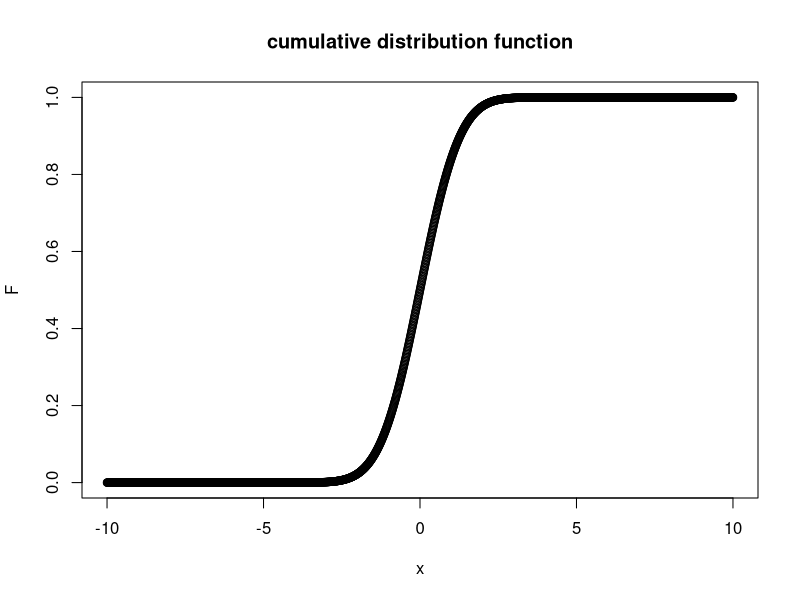
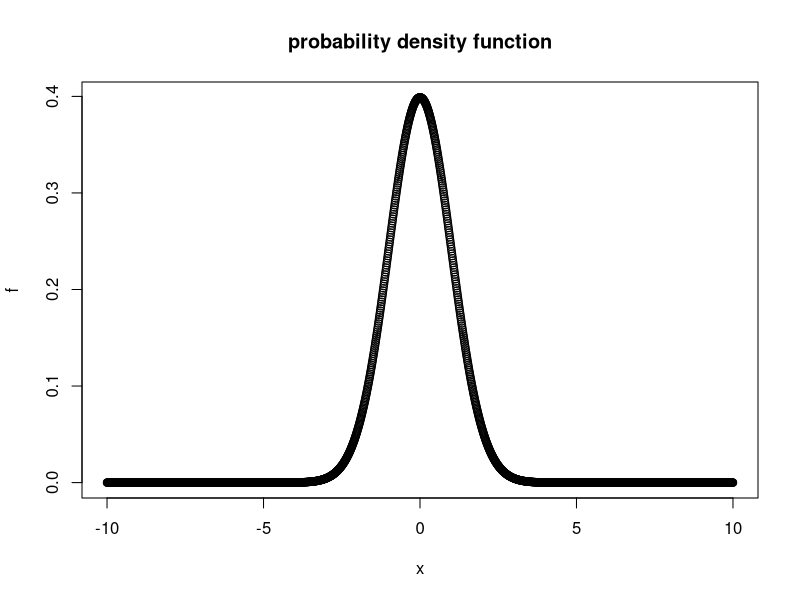
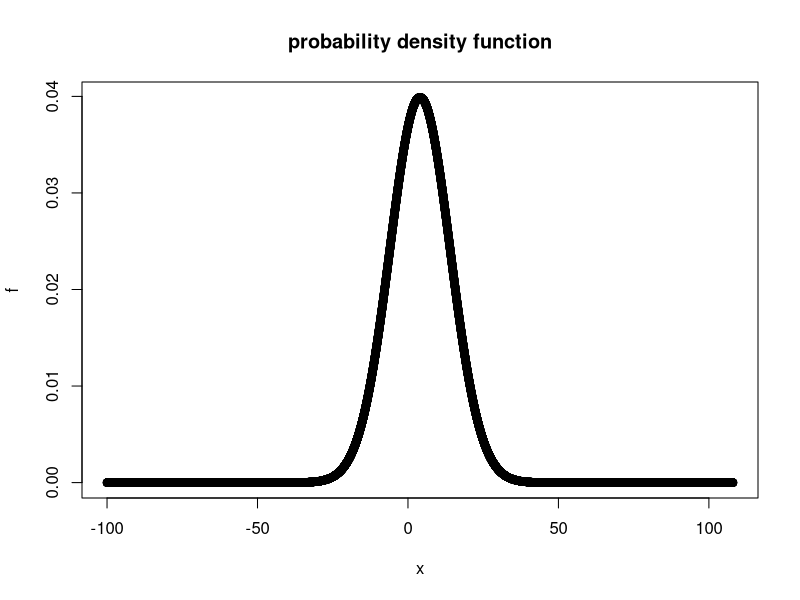

Recreate these plots in R, in order. (Note: this script raises an error after producing the figures.)
#Discussion Week4

x=seq(-10,10,0.01)
F=pnorm(x)
plot(x, F, main="cumulative distribution function")

pnorm(3.25, mean = 2, sd = 4)

dnorm(0)
dnorm(3)
dnorm(-3)
dnorm(20, mean = 4, sd = 10)

x=seq(-10,10,0.01)
f=dnorm(x)
plot(x, f, main="probability density function")

x=seq(-100,108,0.01)
f=dnorm(x, mean=4, sd=10)
plot(x, f, main="probability density function")

#anova()
#H0
#H1
#rm(list = ls()); # clear workspace variables
cat("\014") # it means ctrl+L. clear window

#CTR+shift+c to comment, Hand-solution 
library(psych)
describeBy(clin.trial$mood.gain,group=clin.trial$drug)
# n.placebo <- length(x=clin.trial$mood.gain[clin.trial$drug=="placebo"])
# n.anxifree <- length(x=clin.trial$mood.gain[clin.trial$drug=="anxifree"])
# n.joyzepam <- length(x=clin.trial$mood.gain[clin.trial$drug=="joyzepam"])

x.placebo<-mean(clin.trial$mood.gain[clin.trial$drug=="placebo"])
x.anxifree<-mean(clin.trial$mood.gain[clin.trial$drug=="anxifree"])
x.joyzepam<-mean(clin.trial$mood.gain[clin.trial$drug=="joyzepam"])
x <- mean(c(x.placebo,x.anxifree,x.joyzepam))

var.placebo<-var(clin.trial$mood.gain[clin.trial$drug=="placebo"])
var.anxifree<-var(clin.trial$mood.gain[clin.trial$drug=="anxifree"])
var.joyzepam<-var(clin.trial$mood.gain[clin.trial$drug=="joyzepam"])
s.w <- (5*(var.placebo)+5*(var.anxifree)+5*(var.joyzepam))/(18-3)
s.b<-6*(sd(c(x.placebo,x.anxifree,x.joyzepam)))^2

Fval<-s.b/s.w
Fval

#R-solution
my.anova <- aov( mood.gain ~ drug, clin.trial )
summary(my.anova)



